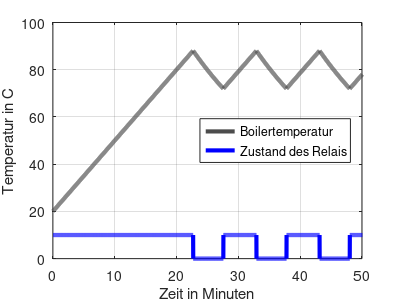

MATLAB code to generate this figure:
% Zweipunktregler / Q-Mansy / Kuehlwassermanagement
% 08.05.2014
% Version 1
%
% Ein Boiler soll durch Wasserdurchlauf auf Temperatur gebracht
% werden und soll die Temperatur halten. Dazu wird der folgende
% Zweipunktregler benutzt. Die Temperatur wird dadurch erhoeht,
% dass heißes Wasser durch den Boiler flieszt. Der Zulauf wird
% durch eine Pumpe gesteuert.
close all
clear all
clc


% Voreinstellungen
Tset  = 80;                   % Sollwert Boilertemperatur
Tb    = 20;                   % Anfangswert Boilertemperatur
Tu    = 20;                   % Umgebungstemperatur
N     = 4000;                 % Anzahl der Daten (= sek)
t_min = [N/60/N:N/60/N:N/60]; % Zeit in Minuten
state = 0;                    % 0 = Abkuehlen, 1 = Aufheizen
hr    = 0.05;                  % Aufheizrate
%cr    = 0.0005;              % Abkuehlrate (geschaetzt mit Iso)
cr    = 9.2E-4;               % Abkuehlrate: 40 Liter-Boiler
Tbs   = zeros(1,N);           % Speichervektor fuer Boilertemp
stas  = zeros(1,N);           % Speichervektor fuer den Zustand

KH    = 0.1;                 % Kopplungsfaktor der Hysterese

for i = 1:N
  if Tb >= (Tset + Tset*KH)   % Kriterium Kuehlen
    state = 0;
  elseif Tb <= (Tset - Tset*KH) % Kriterium Heizen
    state = 1;
  end
  stats(i) = 10*state;        % Speichern des Zustands

  switch state                % Temperaturreaktion simulieren
  case 0                      % Kuehlen
    Tb = Tb - cr*(Tb - Tu);   % Netonsches Abkuehlungsgesetz
  case 1                      % Heizen
    Tb = Tb + hr;
  end
  Tbs(i) = Tb;                % Speichern der Temperaturwerte
end




% Plotten
figure()
plot(t_min, Tbs,'linewidth', 3, 'Color', [.3 .3 .3], ...
     t_min, stats, 'linewidth', 3, 'Color', [0 0 1])
xlim([0 50])
xlabel('Zeit in Minuten')
ylabel('Temperatur in C')
legend('Boilertemperatur', 'Zustand des Relais', 'location', 'East');
grid on
set(gcf,'PaperUnits','inches','PaperPosition',[0 0 4 3])
print('Zweipunktregler','-dtex','-r130');
